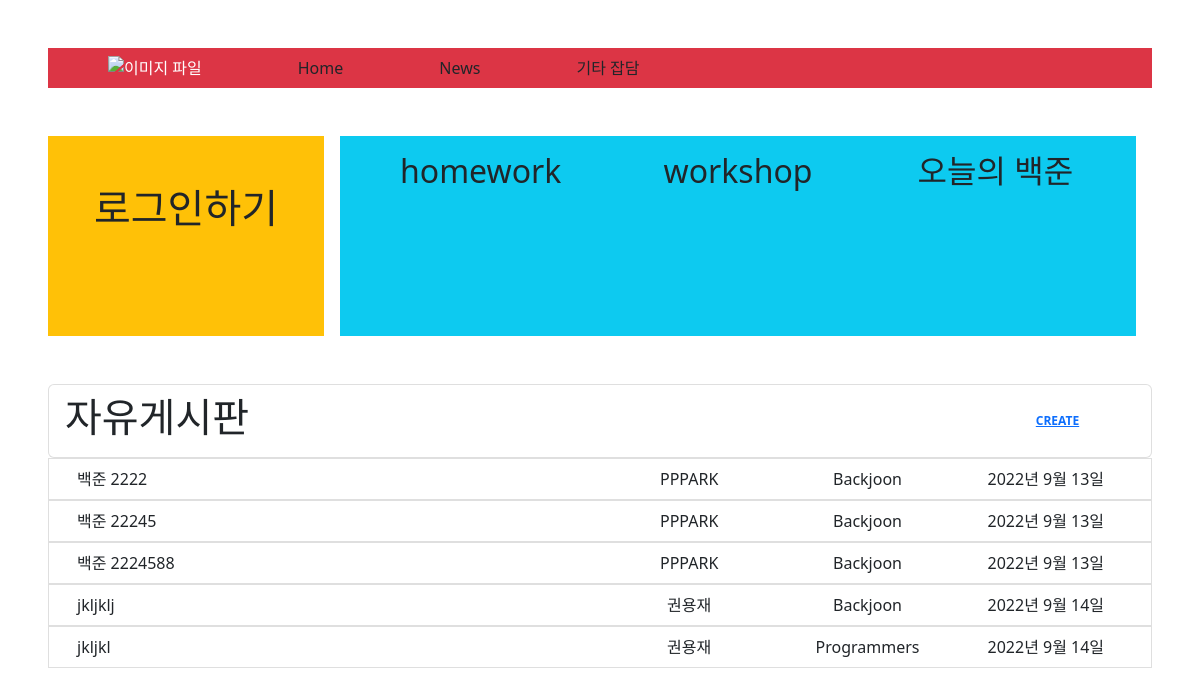
Before: / with the older database file.
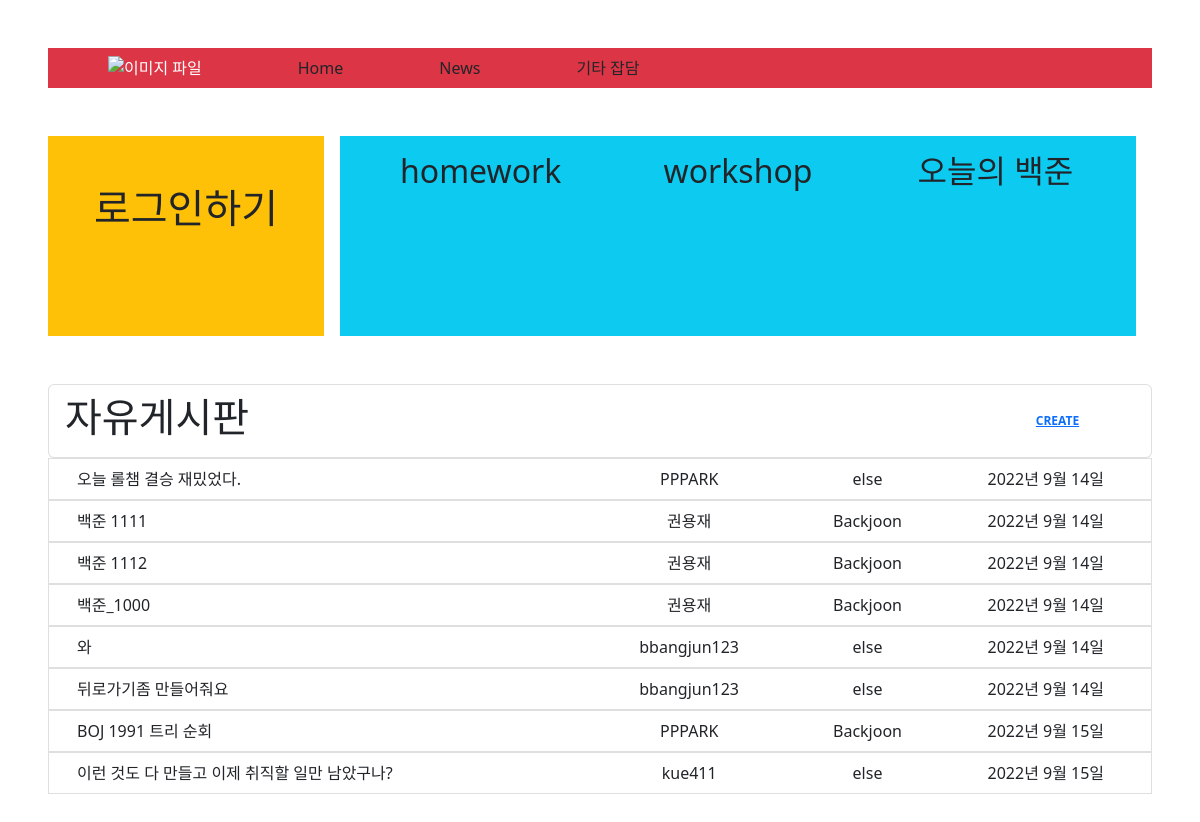
After: the same page with the newer database file.
### articles/models.py (models this page shows)
class ArticleModel(models.Model):
    variety_1 = (
              ('Backjoon', 'Backjoon'),
              ('SWEA', 'SWEA'),
              ('Programmers', 'Programmers'),
              ('else', 'else'),
    )
    username = models.CharField(max_length=30)
    title = models.CharField(max_length= 30)
    content = models.TextField()
    release_date = models.DateField(auto_now = True)
    update_date = models.DateField(auto_now_add= True)
    variety = models.CharField(max_length=30, choices=variety_1)

### articles/views.py (the view)
# urls.py: path('', views.home, name = 'home'),
def home(request):
    articles = ArticleModel.objects.all()[:10]
    context = {
        "articles" : articles
    }
    return render(request, 'articles/home.html', context)

### articles/templates/articles/home.html (shortened to what this page needs)
{% extends 'base.html' %}
{% block content %}
<ul class="list-group">
    <li class="list-group-item d-flex justify-content-between align-items-center">
      <h1>자유게시판</h1>
      <span class="badge badge-primary badge-pill mx-5"><a href="{% url 'articles:create' %}">CREATE</a></span>
    </li>
  </ul>
<ul class="list-group">
    {% for article in articles %}
    <a href="{% url 'articles:detail' article.id %}" class='text-decoration-none'>
    <li class="list-group-item list-group-item-action">
    <div class="container text-center">
        <div class="row">
            <div class="col-6 text-start">{{article.title}}</div>
            <div class="col-2">{{article.username}}</div>
            <div class="col-2">{{article.variety}}</div>
            <div class="col-2">{{article.release_date}}</div>
        </div>
    </div>
    </li>
    </a>
    {% endfor %}
  </ul>
{% endblock content %}

### crud/templates/base.html (shortened to what this page needs)
<html lang="en">
  <head>
    <link href="https://cdn.jsdelivr.net/npm/bootstrap@5.2.0/dist/css/bootstrap.min.css" rel="stylesheet">
  </head>
  <body>
    <div class='mx-5 my-5'>
      <nav class="navbar navbar-expand-lg bg-danger text-white">
        <div class="container-fluid">
          <img src="" alt="이미지 파일" class='mx-5'>
          <div class="collapse navbar-collapse" id="navbarSupportedContent">
            <ul class="navbar-nav me-auto mb-2 mb-lg-0">
              <li class="nav-item mx-5">
                <a href= "{% url 'articles:home' %}" class="text-decoration-none text-dark">Home</a>
              </li>
              <li class="nav-item mx-5">
                <a href="#" class="text-decoration-none text-dark">News</a>
              </li>
              <li class="nav-item mx-5">
                <a href="{% url 'articles:else_board' %}" class="text-decoration-none text-dark">기타 잡담</a>
              </li>
            </ul>
          </div>
        </div>
      </nav>
      <div class='my-5'>
        <div class="container text-center">
          <div class="row" style="height: 200px;">
            <div class="col col-3 bg-warning text-dark">
              {% if request.user.is_authenticated %}
              <div class='my-5'>
                <div class='my-5'>
                  <h1>{{request.user.username}}</h1>
                </div>
                <div class="container text-center">
                  <div class="row">
                    <div class="col border border-primary mx-2">
                      <a href="{% url 'accounts:update' request.user.id %}" class='text-decoration-none text-dark'>My info</a>
                    </div>
                    <div class="col border border-primary mx-2">
                      <a href= "{% url 'accounts:logout' %}" class='text-decoration-none text-dark'>Logout</a>
                    </div>
                    <div class="col border border-primary mx-2">
                      <div><a href="{% url 'articles:my_article' %}" class='text-decoration-none text-dark'>Data</a></div>
                    </div>
                  </div>
                </div>
              </div>
              {% else %}
              <div class='my-5'>
              {% block login_content %}
              <a href="{% url 'accounts:login' %}" class='text-decoration-none text-dark'><h1>로그인하기</h1></a>
              {% endblock login_content %}
              </div>
              {% endif %}
            </div>
            <div class="col bg-info text-dark mx-3">
              <div class="container text-center">
                <div class="row">
                  <div class="col my-3 mx-3">
                    <h2>homework</h2>
                  </div>
                  <div class="col my-3 mx-3">
                    <h2>workshop</h2>
                  </div>
                  <div class="col my-3 mx-3">
                    <h2>오늘의 백준</h2>
                  </div>
                </div>
              </div>
            </div>
          </div>
        </div>
      </div>
      <div>
      {% block content %}
      {% endblock content %}
      </div>
    </div>
  </body>
</html>

Changed rows visible on the page:
removed ArticleModel: title "백준 2222", username "PPPARK", variety "Backjoon", release_date "2022년 9월 13일"
removed ArticleModel: title "백준 22245", username "PPPARK", variety "Backjoon", release_date "2022년 9월 13일"
removed ArticleModel: title "백준 2224588", username "PPPARK", variety "Backjoon", release_date "2022년 9월 13일"
removed ArticleModel: title "jkljklj", username "권용재", variety "Backjoon", release_date "2022년 9월 14일"
changed ArticleModel: title "jkljkl" → "오늘 롤챔 결승 재밌었다."; username "권용재" → "PPPARK"; variety "Programmers" → "else"
added ArticleModel: title "백준 1111", username "권용재", variety "Backjoon", release_date "2022년 9월 14일"
added ArticleModel: title "백준 1112", username "권용재", variety "Backjoon", release_date "2022년 9월 14일"
added ArticleModel: title "백준_1000", username "권용재", variety "Backjoon", release_date "2022년 9월 14일"
added ArticleModel: title "와", username "bbangjun123", variety "else", release_date "2022년 9월 14일"
added ArticleModel: title "뒤로가기좀 만들어줘요", username "bbangjun123", variety "else", release_date "2022년 9월 14일"
added ArticleModel: title "BOJ 1991 트리 순회", username "PPPARK", variety "Backjoon", release_date "2022년 9월 15일"
added ArticleModel: title "이런 것도 다 만들고 이제 취직할 일만 남았구나?", username "kue411", variety "else", release_date "2022년 9월 15일"
